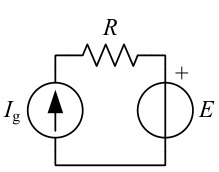
#> input picture 1.jpg, 219 x 172 px
$ jupyter execute 'Prepoznavanje_elektricnih_kola-Mihailo Pešić.ipynb'
#> lines starting #> are read from the running program, lines starting #| are printed output that depends on the picture; after the words box and inside, x2 and y2 are one past the last pixel; in counts of white or black regions, pixels touching at a corner belong together
[cell 1]
import cv2
import numpy as np
import matplotlib.pyplot as plt

putanja_slike = "1.jpg"
slika = cv2.imread(putanja_slike, cv2.IMREAD_GRAYSCALE)
#> slika is the input picture: shape (172, 219); min 0, max 255, mean 242.1
_, binarna_slika = cv2.threshold(slika, 128, 255, cv2.THRESH_BINARY)
#> binarna_slika: shape (172, 219); 94.8% white; black in thin lines or dots, all inside (x1, y1, x2, y2) = (4, 19, 214, 166)

zamucena_slika = cv2.GaussianBlur(binarna_slika, (3, 3), 0)

krugovi = cv2.HoughCircles(
    zamucena_slika,
    cv2.HOUGH_GRADIENT,
    dp=1, minDist=20, param1=100, param2=30,
    minRadius=22, maxRadius=50
)
#> krugovi = [[164.5, 109.5, 28.9], [54.5, 111.5, 27.2]]

broj_generatora = 0
broj_otpornika = 0
binarna_slika_rgb=cv2.cvtColor(binarna_slika, cv2.COLOR_GRAY2RGB)
#prvi put kada se registruju krugovi(generatori), bri[u se, odnosno boje se u belo, kako bi se ostale stvari u kolu lakse prepoznale
if krugovi is not None:
    krugovi = np.uint16(np.around(krugovi))
#> krugovi = [[164, 110, 29], [54, 112, 27]]
    obojena_slika = cv2.cvtColor(binarna_slika, cv2.COLOR_GRAY2BGR)

    for krug in krugovi[0, :]:
        x, y, radius = krug
        cv2.circle(binarna_slika_rgb, (x, y), radius, (255, 255, 255), 7)
        cv2.circle(binarna_slika, (x, y), radius, 255, 8)
        broj_generatora += 1
#> this loop made 2 passes
#> (x, y, radius, broj_generatora) on passes 1 to 2: (164, 110, 29, 1), (54, 112, 27, 2)
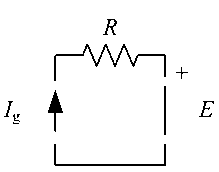
#> binarna_slika: shape (172, 219); 96.5% white; black in thin lines or dots, all inside (x1, y1, x2, y2) = (4, 19, 214, 166)
#> after the loop, broj_generatora = 2

"""if krugovi is not None:
    krugovi = np.uint16(np.around(krugovi))
    obojena_slika = cv2.cvtColor(binarna_slika, cv2.COLOR_GRAY2BGR)

    for krug in krugovi[0, :]:
        x, y, radius = krug
        cv2.circle(binarna_slika, (x, y), radius, (0), 2)

"""
#deo koji brise crne linije koje su horiyontalne i vertikalne------------------------------------------
for y in range(binarna_slika.shape[0]):
    broj_crnih = 0
    for x in range(binarna_slika.shape[1]):
        if binarna_slika[y, x] == 0:
            broj_crnih += 1
            if broj_crnih >= 20:
                for i in range (0,20):
                    binarna_slika_rgb[y,x-i]=(0,255,0)
                    binarna_slika[y,x-i]=255
                while x < binarna_slika.shape[1] and binarna_slika[y, x] == 0:
                    binarna_slika_rgb[y, x] = (0,255,0)# Pobeli crne piksele
                    binarna_slika_rgb[y, x] = 255
                    x += 1
        else:
            broj_crnih = 0
#> binarna_slika: shape (172, 219); 97.4% white; black in thin lines or dots, all inside (x1, y1, x2, y2) = (4, 19, 214, 164)
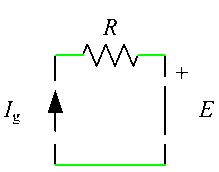
#> binarna_slika_rgb: shape (172, 219, 3); mean B, G, R 246.2, 248.4, 246.2
#> after the loop, x = 218


for x in range(binarna_slika.shape[1]):
    broj_crnih = 0
    for y in range(binarna_slika.shape[0]):
        if binarna_slika[y, x] == 0:  # Crna boja
            broj_crnih += 1
            if broj_crnih >= 20:
                for i in range (0,20):
                    binarna_slika_rgb[y-i,x]=(0,255,0)# Promenjeno u >=
                    binarna_slika[y-i,x]=255
                while y < binarna_slika.shape[0] and binarna_slika[y, x] == 0:
                    binarna_slika_rgb[y, x] = (0,255,0)  # Pobeli crne piksele
                    binarna_slika[y, x] = 255
                    y += 1
        else:
            broj_crnih = 0
#> binarna_slika: shape (172, 219); 98.4% white; black in thin lines or dots, all inside (x1, y1, x2, y2) = (4, 19, 214, 124)
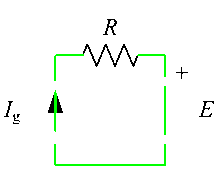
#> binarna_slika_rgb: shape (172, 219, 3); 0.98% of pixels changed, all inside (x1, y1, x2, y2) = (54, 56, 166, 164)
#> after the loop, y = 171

if krugovi is not None:
    krugovi = np.uint16(np.around(krugovi))
    obojena_slika = cv2.cvtColor(binarna_slika, cv2.COLOR_GRAY2BGR)

    for krug in krugovi[0, :]:
        x, y, radius = krug
        cv2.circle(binarna_slika_rgb, (x, y), radius, (100,100,255), 2)
#> this loop made 2 passes
#> binarna_slika_rgb: shape (172, 219, 3); 2.79% of pixels changed, all inside (x1, y1, x2, y2) = (26, 80, 195, 141)

#////////////////////////////////////////////////////////////////////////////////////////
import cv2
import numpy as np

# Load an image
image = binarna_slika
gray_image = image

# Apply Gaussian blur to reduce noise
blurred_image = cv2.GaussianBlur(gray_image, (5, 5), 0)

# Apply Canny edge detection
edges = cv2.Canny(blurred_image, threshold1=50, threshold2=150)
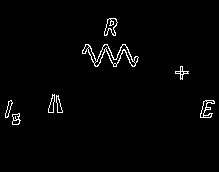
#> edges: shape (172, 219); 1.8% white in thin lines or dots, all inside (x1, y1, x2, y2) = (5, 18, 215, 125)

# Apply Hough Line Transform
lines = cv2.HoughLinesP(edges, 1, np.pi / 180, threshold=30, minLineLength=0, maxLineGap=5)
#> lines = [[176, 71, 188, 73]]

# Draw detected lines on the original image
for line in lines:
    x1, y1, x2, y2 = line[0]
    cv2.line(image, (x1, y1), (x2, y2), (0, 255, 0), 5)
#> this loop made 1 pass
"""
# Display the result
cv2.imshow('Detected Lines', image)
cv2.waitKey(0)
cv2.destroyAllWindows()
"""


#////////////////////////////////////////////////////////////////////////////////////////


obojena_slika = cv2.cvtColor(binarna_slika, cv2.COLOR_GRAY2BGR)
plt.imshow(binarna_slika_rgb)
plt.title(f'Generatori: {broj_generatora}, Otpornici: {broj_otpornika}')
plt.show()

[cell 2]
import cv2
import numpy as np

# Load the image
image_path = '2.png'
image = cv2.imread(image_path)
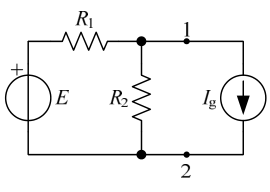
#> input picture 2.png, 270 x 192 px
#> image is the input picture: shape (192, 270, 3); min 0, max 255, mean 243.5
gray_image = cv2.cvtColor(image, cv2.COLOR_BGR2GRAY)

# Apply Harris Corner Detector
corner_response = cv2.cornerHarris(gray_image, blockSize=2, ksize=3, k=0.04)
corner_response = cv2.dilate(corner_response, None)  # Dilate to enhance corners
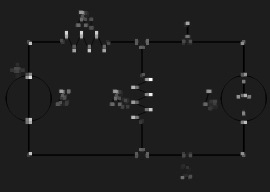
#> corner_response: shape (192, 270) float32; min -0.0152, max 0.115, mean 0.000857; drawn with min black and max white

# Threshold the corner response
threshold = 0.01 * corner_response.max()
#> threshold = 0.00115
corners = np.argwhere(corner_response > threshold)
#> corners = 2230 pairs, first value 10 to 179, second value 10 to 251

# Create a window for visualization
image_with_corners = image.copy()

# Draw circles around the detected corners
for corner in corners:
    x, y = corner
    cv2.circle(image_with_corners, (y, x), 5, (0, 0, 255), -1)  # Red circle
#> this loop made 2230 passes
#> (x, y) on passes 1 to 3: (10, 78), (10, 79), (10, 80)
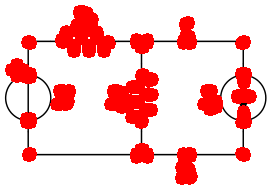
#> image_with_corners: shape (192, 270, 3); 18.87% of pixels changed, all inside (x1, y1, x2, y2) = (5, 5, 257, 185)

# Define the smaller kernel resolution
kernel_resolution = 61

# Check for the number of corners in a kernel of defined resolution
kernel_corners = 0

for corner in corners:
    x, y = corner
    x_start, y_start = x - kernel_resolution // 2, y - kernel_resolution // 2
    x_end, y_end = x_start + kernel_resolution, y_start + kernel_resolution

    if x_start >= 0 and y_start >= 0 and \
       x_end < gray_image.shape[0] and y_end < gray_image.shape[1]:
        kernel = corner_response[x_start:x_end, y_start:y_end]
        if np.count_nonzero(kernel > threshold) >= 6:
            kernel_corners += 1
#> this loop made 2230 passes
#> (x, y, x_start, y_start, x_end, y_end) on passes 1 to 12: (10, 78, -20, 48, 41, 109), (10, 79, -20, 49, 41, 110), (10, 80, -20, 50, 41, 111), (10, 81, -20, 51, 41, 112), (10, 82, -20, 52, 41, 113), (10, 83, -20, 53, 41, 114), (10, 84, -20, 54, 41, 115), (11, 78, -19, 48, 42, 109), (11, 79, -19, 49, 42, 110), (11, 80, -19, 50, 42, 111), (11, 81, -19, 51, 42, 112), (11, 82, -19, 52, 42, 113)

# If 6 or more corners are found in the kernel, it's recognized as a resistor
if kernel_corners >= 6:
    print("Resistor detected!")
else:
    print("No resistor detected.")

# Display the image with detected corners
cv2.imshow("Corners Detected", image_with_corners)
cv2.waitKey(0)
cv2.destroyAllWindows()

[cell 3]
import cv2
import numpy as np

# Load the image
image_path = '1.jpg'
image = cv2.imread(image_path)
gray_image = cv2.cvtColor(image, cv2.COLOR_BGR2GRAY)

# Apply Harris Corner Detector
corner_response = cv2.cornerHarris(gray_image, blockSize=2, ksize=3, k=0.04)
#> corner_response: shape (172, 219) float32
corner_response = cv2.dilate(corner_response, None)  # Dilate to enhance corners
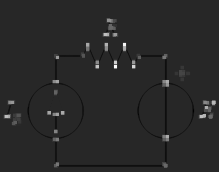
#> corner_response: shape (172, 219) float32; min -0.0217, max 0.117, mean 0.000794; drawn with min black and max white

# Threshold the corner response
threshold = 0.01 * corner_response.max()
corners = np.argwhere(corner_response > threshold)

# Create a window for visualization
image_with_corners = image.copy()

# Define kernel dimensions for horizontal and vertical resistors
kernel_height = 23
kernel_length = 61

# Check for the number of corners in a kernel of defined dimensions
for corner in corners:
    x, y = corner
    x_start_h, y_start_h = x - kernel_height // 2, y - kernel_length // 2
    x_end_h, y_end_h = x_start_h + kernel_height, y_start_h + kernel_length

    x_start_v, y_start_v = x - kernel_length // 2, y - kernel_height // 2
    x_end_v, y_end_v = x_start_v + kernel_length, y_start_v + kernel_height

    if x_start_h >= 0 and y_start_h >= 0 and \
       x_end_h < gray_image.shape[0] and y_end_h < gray_image.shape[1]:
        kernel_h = corner_response[x_start_h:x_end_h, y_start_h:y_end_h]
        if np.count_nonzero(kernel_h > threshold) >= 6:
            cv2.rectangle(image_with_corners, (y_start_h, x_start_h), (y_end_h, x_end_h), (0, 0, 255), 2)

    if x_start_v >= 0 and y_start_v >= 0 and \
       x_end_v < gray_image.shape[0] and y_end_v < gray_image.shape[1]:
        kernel_v = corner_response[x_start_v:x_end_v, y_start_v:y_end_v]
        if np.count_nonzero(kernel_v > threshold) >= 6:
            cv2.rectangle(image_with_corners, (y_start_v, x_start_v), (y_end_v, x_end_v), (0, 0, 255), 2)
#> this loop made 1366 passes
#> corner on passes 1 to 3: [18, 106], [18, 107], [18, 108]
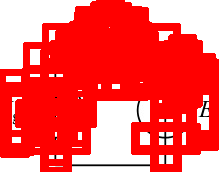
#> image_with_corners: shape (172, 219, 3); mean B, G, R 82.5, 82.5, 252.7

# Display the image with detected corners and marked resistors
cv2.imshow("Corners Detected", image_with_corners)
cv2.waitKey(0)
cv2.destroyAllWindows()

[cell 4]
import cv2
import numpy as np

# Load the image
image_path = '2.png'
image = cv2.imread(image_path)
gray_image = cv2.cvtColor(image, cv2.COLOR_BGR2GRAY)

# Apply Harris Corner Detector
corner_response = cv2.cornerHarris(gray_image, blockSize=2, ksize=3, k=0.04)
corner_response = cv2.dilate(corner_response, None)  # Dilate to enhance corners

# Threshold the corner response
threshold = 0.01 * corner_response.max()
corners = np.argwhere(corner_response > threshold)

# Create a window for visualization
image_with_corners = image.copy()

# Define kernel dimensions for horizontal and vertical resistors
kernel_height = 23
kernel_length = 61

# Check for the number of corners in a kernel of defined dimensions
def count_corners_in_kernel(x, y, height, length):
    x_start, y_start = x - height // 2, y - length // 2
    x_end, y_end = x_start + height, y_start + length

    if x_start >= 0 and y_start >= 0 and \
       x_end < gray_image.shape[0] and y_end < gray_image.shape[1]:
        kernel = corner_response[x_start:x_end, y_start:y_end]
        return np.count_nonzero(kernel > threshold)
    return 0

for corner in corners:
    x, y = corner
    corners_horizontal = count_corners_in_kernel(x, y, kernel_height, kernel_length)
    corners_vertical = count_corners_in_kernel(x, y, kernel_length, kernel_height)

    if corners_horizontal >= 6 or corners_vertical >= 6:
        cv2.circle(image_with_corners, (y, x), 5, (0, 0, 255), -1)  # Mark corner with red circle
#> this loop made 2230 passes
#> image_with_corners: shape (192, 270, 3)

# Display the image with detected corners and marked resistors
cv2.imshow("Corners Detected", image_with_corners)
cv2.waitKey(0)
cv2.destroyAllWindows()

[cell 5]
import cv2


    # Load the input image
image = binarna_slika

    # Ensure the image was loaded successfully
if image is None:
    print("Error loading image")


    # Extract the coordinates


    # Crop the image using the specified coordinates
cropped_image = image[30:53, 60:109]
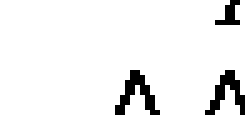
#> cropped_image: shape (23, 49) (shown 5 times larger); 93.3% white; black in thin lines or dots, all inside (x1, y1, x2, y2) = (23, 0, 49, 23)
plt.imshow(cropped_image)
plt.show()
    # Save the cropped image
cv2.imwrite("C:/Users/mihai/Documents/pfe/cropped_image.jpg", cropped_image)

print("Cropped image saved as")

# Example usage
